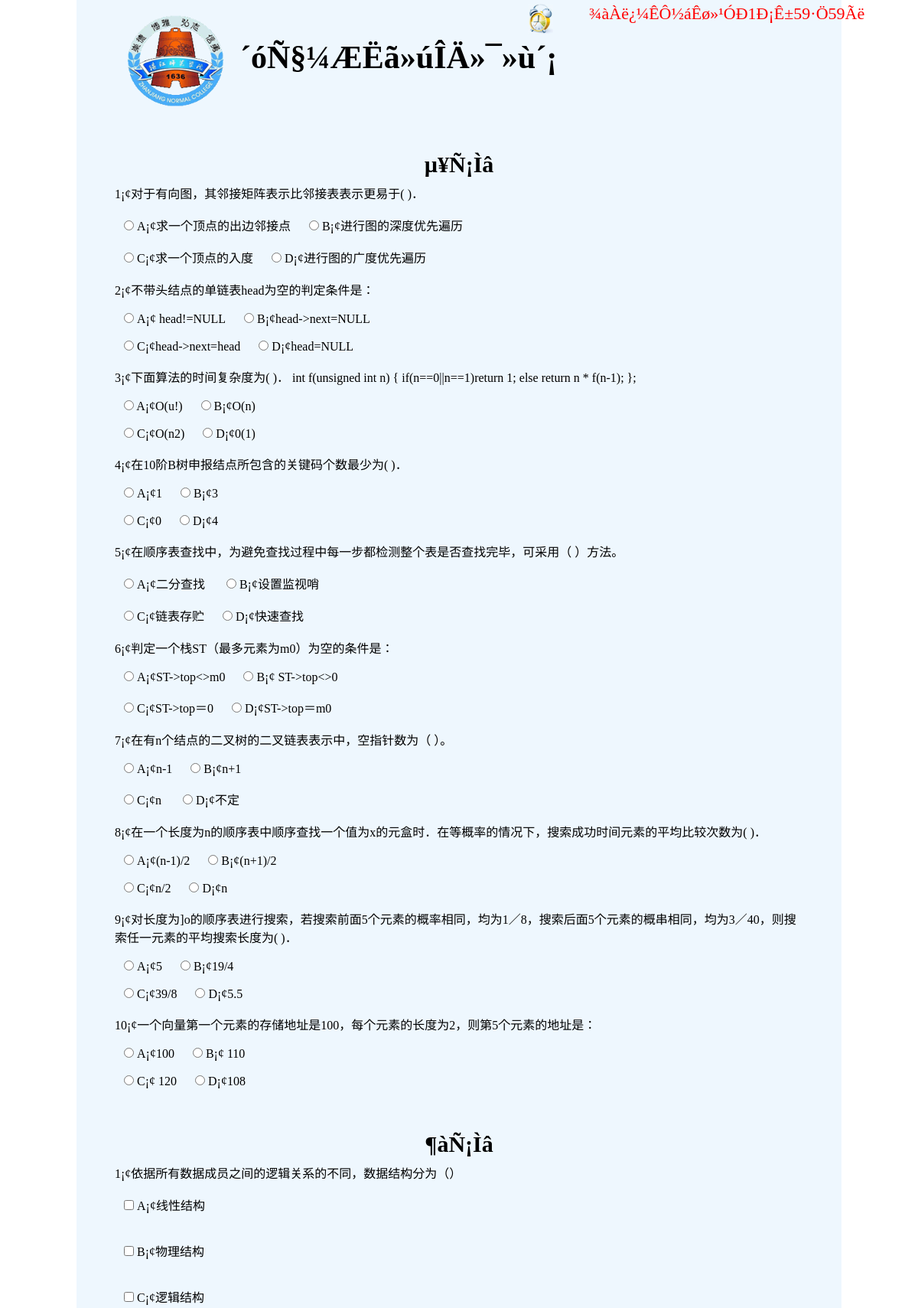
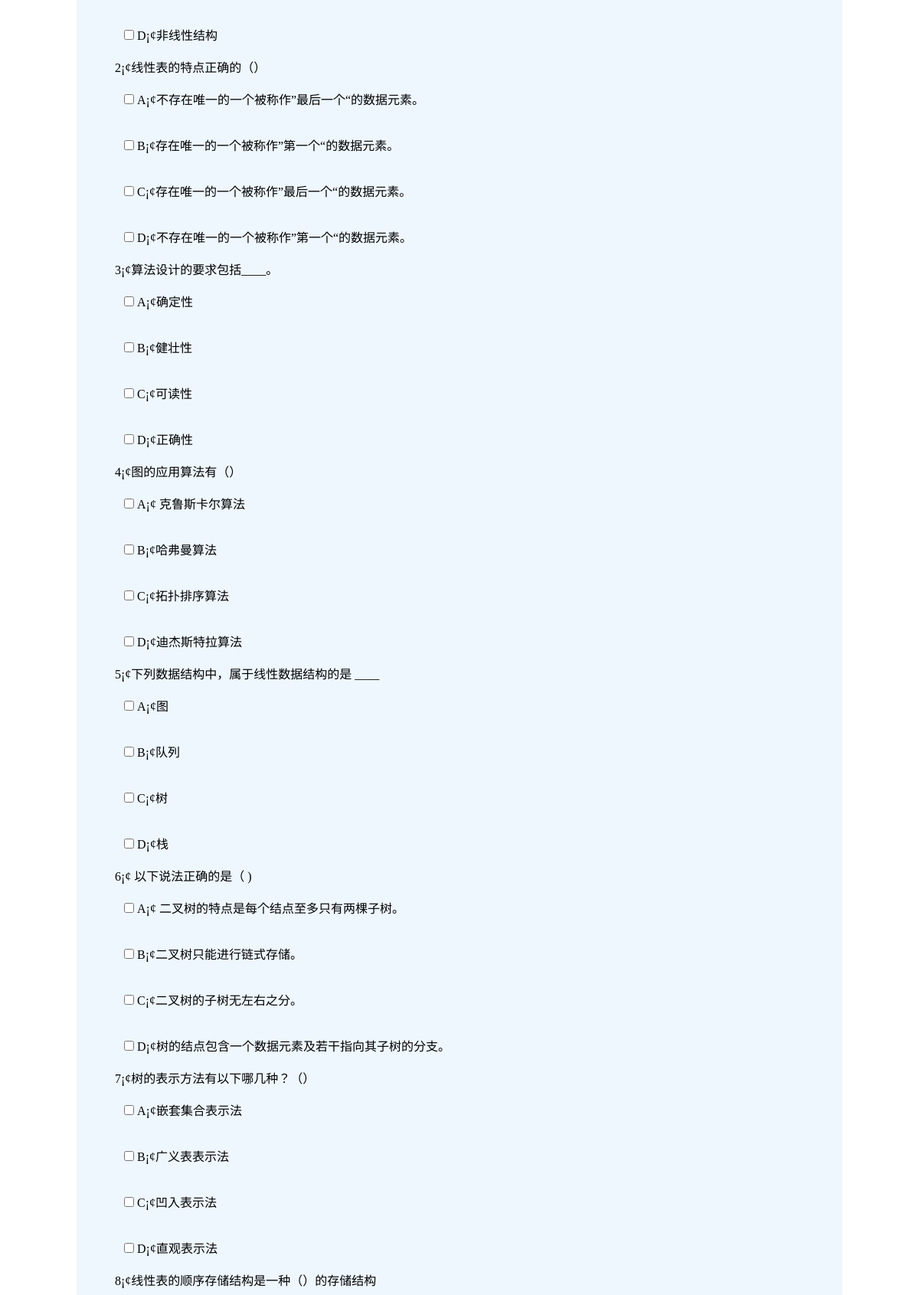
Screenshot of /Exam.php (upper part) with the database file from the repository (2 pictures, top to bottom).
### tables this page shows
CREATE TABLE `exam` (
  `id` int(11) NOT NULL AUTO_INCREMENT,
  `question` varchar(255) NOT NULL,
  `A` varchar(255) NOT NULL,
  `B` varchar(255) NOT NULL,
  `C` varchar(255) NOT NULL,
  `D` varchar(255) NOT NULL,
  `answer` varchar(255) NOT NULL,
  `type` varchar(255) NOT NULL,
  PRIMARY KEY (`id`)
);

### Exam.php (the view, shortened to what this page needs)
<!DOCTYPE html PUBLIC "-//W3C//DTD XHTML 1.0 Transitional//EN" "http://www.w3.org/TR/xhtml1/DTD/xhtml1-transitional.dtd">
<html xmlns="http://www.w3.org/1999/xhtml">
<head>
<link href="style/Exam.css" type="text/css" media="all" rel="stylesheet" />
</head>
<body scroll="auto">
<div class="container">
  <div class="timer">
  <div class="time"><img class="pic2" src="images/pic2.jpg" /></div>
     <table>
        <div id="timer" style="color:red"> </div>
     </table>
  </div>
  <div class="container1">
    <div class="banner">
      <div class="banner-bg"><img class="pic1" src="images/zhanshi_banner.gif" /></div>
      <div class="text1">´óÑ§¼ÆËã»úÎÄ»¯»ù´¡</div>
      <div class="submit">
      </div>
    </div>
    <div class="layout">
      <div class="test">
      <form action="examprocess.php" name="form">
          <div class="cherix_item">µ¥Ñ¡Ìâ</div>
          <?php
			$se_pos=range(1, 19);
			shuffle($se_pos);
			for ($i=0;$i<10;$i++){
			$qest=mysql_query("select * from exam where id ='$se_pos[$i]'");
			$myrow_qest=mysql_fetch_array($qest);
			$xu=$i+1;
			 echo $xu."¡¢";
			echo $myrow_qest["question"].'<br>';
			$arry = array('A','B','C','D');
			$ar=array(1=>'A',2=>'B',3=>'C',4=>'D');
			shuffle($arry);
			echo "<br>";
			$k=1;?>
			<?php
				foreach ($arry as $value) {
					?>
					<input type='radio' name=<?php echo 'answer'.$i;?> value=<?php echo $value;?> />
					<?php echo $ar[$k]."¡¢".$myrow_qest["$value"]; ?>&nbsp;&nbsp;
					<?php if ($k==2) echo "<br><br>"; ?>&nbsp;&nbsp;
					<?php $k++;
				}echo '<br></br>';
			}
				?>
         <div class="cherix_item">¶àÑ¡Ìâ</div>
         <?php
		$mulitiple=range(20, 31);
		shuffle($mulitiple);
		for ($i=0;$i<10;$i++){
		$query="select * from exam where id='$mulitiple[$i]' ";
		$result=mysql_query($query);
		$row=mysql_fetch_array($result);
		$xu=$i+1;
		echo $xu."¡¢";
		echo $row["question"].'<br>';
		$arry = array('A','B','C','D');
		$ar=array(1=>'A',2=>'B',3=>'C',4=>'D');
		shuffle($arry);
		$k=1;?>
		<?php {if (!($k>0&&$k<5)) $k=1;}
		foreach ($arry as $value) {
			echo "<br>";
			?>
				<input type="checkbox" name=<?php echo $i.'ans[]';?> value=<?php echo $value;?> />
				<?php echo $ar[$k]."¡¢".$row["$value"]; ?><br></br>
				<?php $k++;
			}
		}
		?>
		</form>
      </div>
    </div>
  </div>
</div>
</body>
</html>

### style/Exam.css (style rules this page uses)
* { margin: 0; padding: 0; margin: auto; }
img { border-width:0; }
.container { width: 1000px; background-color: #EEF7FE; }
.banner { width: 900px; height: 160px; line-height: 160px; }
.banner-bg { width: 159px; height: 151px; float: left; text-align: center; line-height: 151px; }
.pic1 { max-width: 80%; max-height: 80%; margin-top: 19px; }
.text1 { width: 500px; height: 150px; float: left; font-size: 42px; line-height: 150px; color: #000; font-weight: bold; margin-left: 5px; }
.submit { width: 100px; margin-left: 130px; height: 40px; float: left; margin-top: 100px; }
.layout { width: 900px; background-color: #EEF7FE; border-radius: 20px; }
.time { width: 50px; height: 50px; margin-right: 0px; position: relative; float: left; }
.pic2 { max-height: 80%; text-align: center; max-width: 80%; margin-top: 5px; }
.test { width: 900px; background-color: #EEF7FE; overflow: hidden; margin-right: 0px; }
.cherix_item { font-size: 30px; font-weight: bold; width: 900px; line-height: 50px; margin-top: 30px; float: left; text-align: center; }
.timer { height: 50px; position: fixed; z-index: 1000; margin-top:0px; margin-left:590px; font-size: 22px; }
.timer table { border-collapse: collapse; margin-top: 10px; }

### Exam.php (style rules this page uses)
#timer { position:fixed; right:80px; top:5px; width:350px; height:30px; }

### rows the page displays
exam: question "对于有向图，其邻接矩阵表示比邻接表表示更易于( )．", B "求一个顶点的出边邻接点", C "进行图的深度优先遍历", A "求一个顶点的入度", D "进行图的广度优先遍历"
exam: question "不带头结点的单链表head为空的判定条件是：", D "head!=NULL", B "head->next=NULL", C "head->next=head", A "head=NULL"
exam: question "下面算法的时间复杂度为( )． int f(unsigned int n) { if(n==0||n==1)return 1; else return n * f(n-1); };", D "O(u!)", B "O(n)", C "O(n2)", A "0(1)"
exam: question "在10阶B树申报结点所包含的关键码个数最少为( )．", B "1", C "3", A "0", D "4"
exam: question "在顺序表查找中，为避免查找过程中每一步都检测整个表是否查找完毕，可采用（ ）方法。", C "二分查找", A "设置监视哨", B "链表存贮", D "快速查找"
exam: question "判定一个栈ST（最多元素为m0）为空的条件是：", C "ST->top<>m0", A "ST->top<>0", B "ST->top＝0", D "ST->top＝m0"
exam: question "在有n个结点的二叉树的二叉链表表示中，空指针数为（ ）。", D "n-1", B "n+1", C "n", A "不定"
exam: question "在一个长度为n的顺序表中顺序查找一个值为x的元盒时．在等概率的情况下，搜索成功时间元素的平均比较次数为( )．", D "(n-1)/2", C "(n+1)/2", B "n/2", A "n"
exam: question "对长度为]o的顺序表进行搜索，若搜索前面5个元素的概率相同，均为1／8，搜索后面5个元素的概串相同，均为3／40，则搜索任一元素的平均搜索长度为( )．", B "5", D "19/4", C "39/8", A "5.5"
exam: question "一个向量第一个元素的存储地址是100，每个元素的长度为2，则第5个元素的地址是：", C "100", A "110", D "120", B "108"
exam: question "依据所有数据成员之间的逻辑关系的不同，数据结构分为（）", D "线性结构", C "物理结构", B "逻辑结构", A "非线性结构"
exam: question "线性表的特点正确的（）", D "不存在唯一的一个被称作”最后一个“的数据元素。", A "存在唯一的一个被称作”第一个“的数据元素。", C "存在唯一的一个被称作”最后一个“的数据元素。", B "不存在唯一的一个被称作”第一个“的数据元素。"
exam: question "算法设计的要求包括____。", D "确定性", C "健壮性", B "可读性", A "正确性"
exam: question "图的应用算法有（）", A "克鲁斯卡尔算法", B "哈弗曼算法", D "拓扑排序算法", C "迪杰斯特拉算法"
exam: question "下列数据结构中，属于线性数据结构的是 ____", D "图", B "队列", C "树", A "栈"
exam: question "以下说法正确的是（ )", A "二叉树的特点是每个结点至多只有两棵子树。", C "二叉树只能进行链式存储。", B "二叉树的子树无左右之分。", D "树的结点包含一个数据元素及若干指向其子树的分支。"
exam: question "树的表示方法有以下哪几种？（）", B "嵌套集合表示法", D "广义表表示法", C "凹入表示法", A "直观表示法"
exam: question "线性表的顺序存储结构是一种（）的存储结构"

### other values shown
$xu "1"
$ar[$k] "A"
$ar[$k] "B"
$ar[$k] "C"
$ar[$k] "D"
$xu "2"
$xu "3"
$xu "4"
$xu "5"
$xu "6"
$xu "7"
$xu "8"
$xu "9"
$xu "10"
